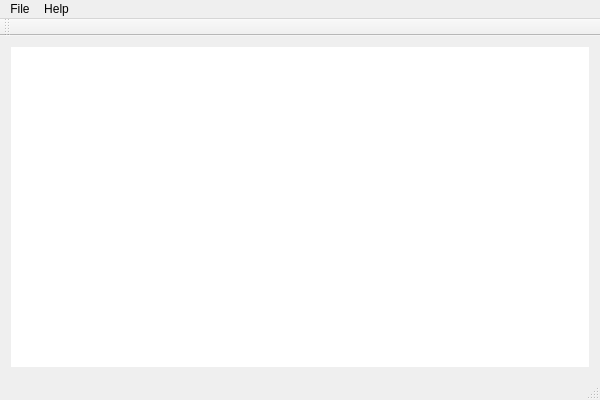
<?xml version="1.0" encoding="UTF-8"?>
<ui version="4.0">
 <class>EntityWorkshopClass</class>
 <widget class="QMainWindow" name="EntityWorkshopClass">
  <property name="geometry">
   <rect>
    <x>0</x>
    <y>0</y>
    <width>600</width>
    <height>400</height>
   </rect>
  </property>
  <property name="windowTitle">
   <string>EntityWorkshop</string>
  </property>
  <widget class="QWidget" name="centralWidget">
   <layout class="QVBoxLayout" name="verticalLayout">
    <item>
     <widget class="QTreeWidget" name="documentView">
      <property name="frameShape">
       <enum>QFrame::NoFrame</enum>
      </property>
      <property name="alternatingRowColors">
       <bool>true</bool>
      </property>
      <property name="headerHidden">
       <bool>true</bool>
      </property>
      <property name="columnCount">
       <number>1</number>
      </property>
      <attribute name="headerVisible">
       <bool>false</bool>
      </attribute>
      <attribute name="headerCascadingSectionResizes">
       <bool>false</bool>
      </attribute>
      <column>
       <property name="text">
        <string notr="true">1</string>
       </property>
      </column>
     </widget>
    </item>
   </layout>
  </widget>
  <widget class="QMenuBar" name="menuBar">
   <property name="geometry">
    <rect>
     <x>0</x>
     <y>0</y>
     <width>600</width>
     <height>21</height>
    </rect>
   </property>
   <widget class="QMenu" name="menuFile">
    <property name="title">
     <string>File</string>
    </property>
    <addaction name="actionQuit"/>
   </widget>
   <widget class="QMenu" name="menuHelp">
    <property name="title">
     <string>Help</string>
    </property>
    <addaction name="actionAbout"/>
    <addaction name="actionAbout_Qt"/>
   </widget>
   <addaction name="menuFile"/>
   <addaction name="menuHelp"/>
  </widget>
  <widget class="QToolBar" name="mainToolBar">
   <attribute name="toolBarArea">
    <enum>TopToolBarArea</enum>
   </attribute>
   <attribute name="toolBarBreak">
    <bool>false</bool>
   </attribute>
  </widget>
  <widget class="QStatusBar" name="statusBar"/>
  <action name="actionQuit">
   <property name="text">
    <string>Quit</string>
   </property>
  </action>
  <action name="actionAbout">
   <property name="text">
    <string>About</string>
   </property>
  </action>
  <action name="actionAbout_Qt">
   <property name="text">
    <string>About Qt</string>
   </property>
  </action>
 </widget>
 <layoutdefault spacing="6" margin="11"/>
 <resources>
  <include location="../../EntityWorkshop.qrc"/>
 </resources>
 <connections>
  <connection>
   <sender>actionQuit</sender>
   <signal>triggered()</signal>
   <receiver>EntityWorkshopClass</receiver>
   <slot>close()</slot>
   <hints>
    <hint type="sourcelabel">
     <x>-1</x>
     <y>-1</y>
    </hint>
    <hint type="destinationlabel">
     <x>299</x>
     <y>199</y>
    </hint>
   </hints>
  </connection>
 </connections>
</ui>
